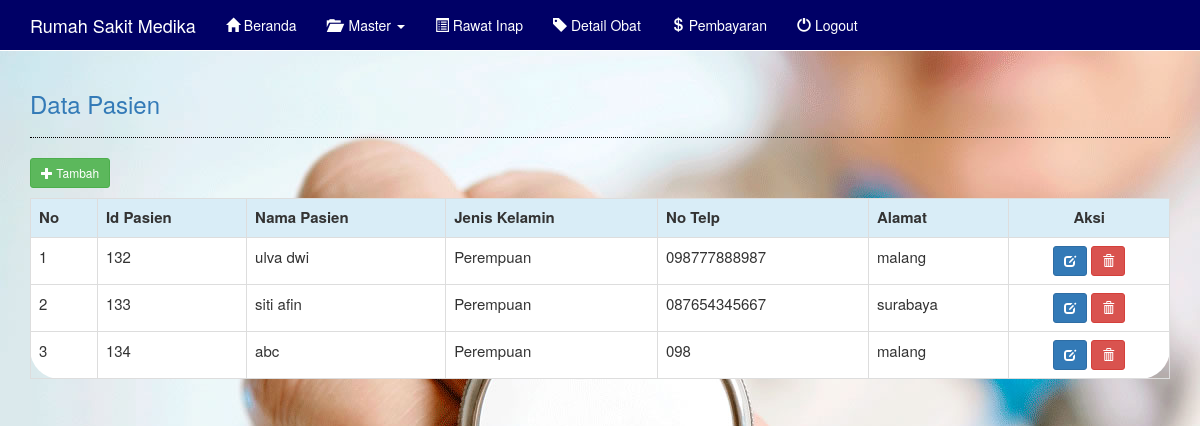
The page /index.php?lihat=pasien/index (signed in) on the database its author committed.
### tables this page shows
CREATE TABLE `pasien` (
  `id_pasien` int(11) NOT NULL,
  `nama_pasien` varchar(50) NOT NULL,
  `jk` varchar(12) NOT NULL,
  `no_telp` varchar(12) NOT NULL,
  `alamat` varchar(50) NOT NULL
);

### panggil/pasien/index.php (the view, shortened to what this page needs)
<!DOCTYPE html>
<html>
<head>
</head>
<body>
</body>
</html><?php
	require_once('koneksi.php');
	$query 	= "SELECT * FROM pasien";
	$link 	= "index.php?lihat=pasien/";
?>
<div class="row">
	<div class="col-lg-12">
		<h3 class = "text-primary">Data Pasien</h3>
		<hr style = "border-top:1px dotted #000;"/>
		<a href="<?= $link.'tambah' ?>" class="btn btn-success btn-sm">
			<span class="glyphicon glyphicon-plus"></span> Tambah
		</a>
		<div class="box-body table-responsive no-padding">
		<table class="table table-hover table-bordered" style="margin-top: 10px">
			<tr class="info">
				<th>No</th>
				<th>Id Pasien</th>
				<th>Nama Pasien</th>
				<th>Jenis Kelamin</th>
				<th>No Telp</th>
				<th>Alamat</th>
				<th style="text-align: center;">Aksi</th>
			</tr>
			<?php
			if($data = mysqli_query($koneksi,$query)){
				$no=1;
				while($tampil = mysqli_fetch_object($data)){
				?>
					<tr>
						<td><?= $no ?></td>
						<td><?= $tampil->id_pasien ?></td>
						<td><?= $tampil->nama_pasien?></td>
						<td><?= $tampil->jk ?></td>
						<td><?= $tampil->no_telp ?></td>
						<td><?= $tampil->alamat ?></td>
						<td style="text-align: center;">
							<a href="<?= $link.'edit&id_pasien='.$tampil->id_pasien ?>" class="btn btn-primary btn-sm">
								<span class="glyphicon glyphicon-edit"></span>
							</a>
							<a onclick="return confirm('Apakah yakin data akan di hapus?')" href="<?= $link.'hapus&id_pasien='.$tampil->id_pasien ?>" class="btn btn-danger btn-sm">
								<span class="glyphicon glyphicon-trash"></span>
							</a>
						</td>
					</tr>
				<?php
					$no++;
				}
			}
			?>
		</table>
		</div>
	</div>
</div>

### index.php (shortened to what this page needs)
<!DOCTYPE html>
<html>
<head>
  <link href="bootstrap/css/bootstrap.css" rel="stylesheet">
</head>
<body background="gambar/background.jpg">
  <nav class="navbar navbar-default navbar-static-top">
    <div class="container">
      <div class="navbar-header">
       <a class="navbar-brand" href="index.php">Rumah Sakit Medika</a>
     </div>
     <div id="navbar" class="navbar-collapse collapse">
      <ul class="nav navbar-nav">
        <li role="presentation" class="dropdown">
          <a href="index.php">
            <span class="glyphicon glyphicon-home"></span> Beranda
          </a>
        </li>
        <li class="dropdown">
          <a href="#" class="dropdown-toggle" data-toggle="dropdown">
            <span class="glyphicon glyphicon-folder-open"></span> &nbsp;Master
            <b class="caret"></b>
          </a>
             </li>
             <li>
              <a href="index.php?lihat=inap/index">
                <span class="glyphicon glyphicon-list-alt"></span> Rawat Inap
              </a>
            </li>
            <li>
              <a href="index.php?lihat=detail_obat/index">
                <span class="glyphicon glyphicon-tag"></span> Detail Obat
              </a>
            </li>
            <li>
              <a href="index.php?lihat=pembayaran/index">
                <span class="glyphicon glyphicon-usd"></span> Pembayaran
              </a>
            </li>
            <li>
              <a href="logout.php">
                <span class=" glyphicon glyphicon-off"></span> Logout
              </a>
            </li>
          </ul>
        </div>
      </div>
    </nav>
    <div class="container">
      <?php
      if(!empty($_GET['lihat'])){
        include('panggil/'.$_GET['lihat'].'.php');
      }
      else{
        include 'beranda.php';
      }
      ?>
    </div>
  </body>
  </html>

### panggil/pasien/index.php (style rules this page uses)
form, table { border: 3px solid #f1f1f1; background-color: white; font-size: 15px; padding: 10px; border-radius: 30px; }

### rows shown on the page
pasien: id_pasien "132", nama_pasien "ulva dwi", jk "Perempuan", no_telp "098777888987", alamat "malang"
pasien: id_pasien "133", nama_pasien "siti afin", jk "Perempuan", no_telp "087654345667", alamat "surabaya"
pasien: id_pasien "134", nama_pasien "abc", jk "Perempuan", no_telp "098", alamat "malang"
